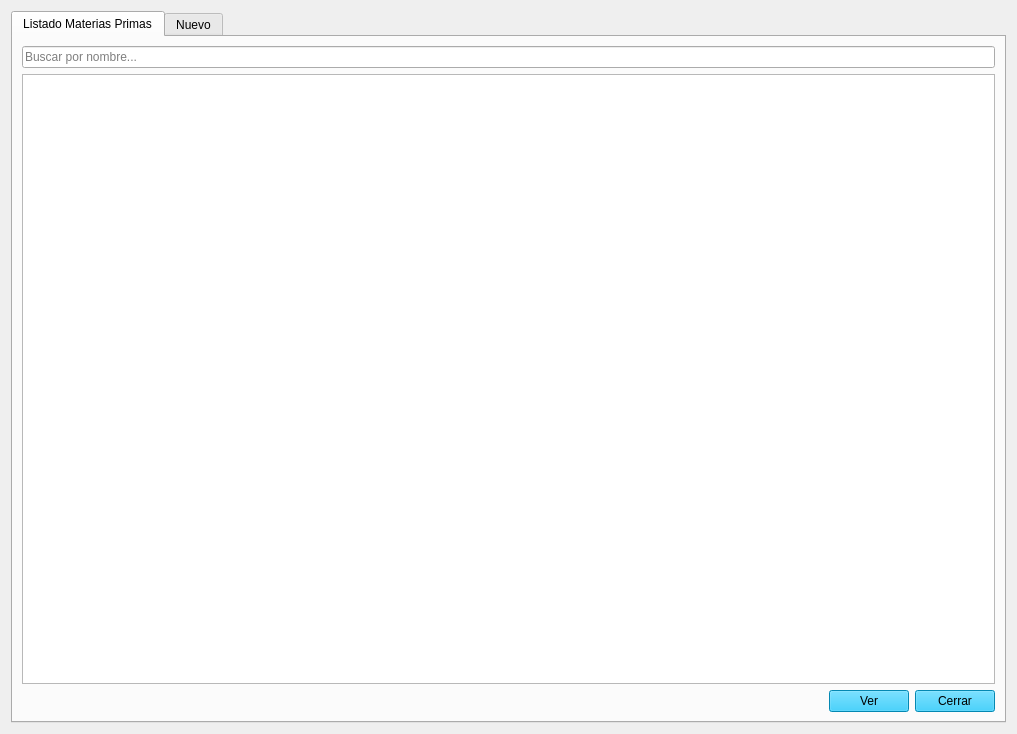
<?xml version="1.0" encoding="UTF-8"?>
<ui version="4.0">
 <class>Form</class>
 <widget class="QWidget" name="Form">
  <property name="windowModality">
   <enum>Qt::WindowModal</enum>
  </property>
  <property name="geometry">
   <rect>
    <x>0</x>
    <y>0</y>
    <width>1017</width>
    <height>734</height>
   </rect>
  </property>
  <property name="windowTitle">
   <string>Materias Primas</string>
  </property>
  <property name="styleSheet">
   <string notr="true">QPushButton{background-color: rgb(6, 191, 249);}
</string>
  </property>
  <layout class="QHBoxLayout" name="horizontalLayout">
   <item>
    <widget class="QTabWidget" name="tabWidget">
     <property name="currentIndex">
      <number>0</number>
     </property>
     <widget class="QWidget" name="tab_detalle_mp">
      <attribute name="title">
       <string>Listado Materias Primas</string>
      </attribute>
      <layout class="QVBoxLayout" name="verticalLayout_2">
       <item>
        <layout class="QHBoxLayout" name="horizontalLayout_3">
         <item>
          <widget class="QLineEdit" name="le_buscar_mp">
           <property name="placeholderText">
            <string>Buscar por nombre...</string>
           </property>
           <property name="clearButtonEnabled">
            <bool>true</bool>
           </property>
          </widget>
         </item>
        </layout>
       </item>
       <item>
        <widget class="QTableView" name="tv_mat_primas"/>
       </item>
       <item>
        <layout class="QHBoxLayout" name="horizontalLayout_4">
         <item>
          <spacer name="horizontalSpacer_2">
           <property name="orientation">
            <enum>Qt::Horizontal</enum>
           </property>
           <property name="sizeHint" stdset="0">
            <size>
             <width>40</width>
             <height>20</height>
            </size>
           </property>
          </spacer>
         </item>
         <item>
          <widget class="QPushButton" name="btn_ver_detalle_mp">
           <property name="text">
            <string>Ver</string>
           </property>
          </widget>
         </item>
         <item>
          <widget class="QPushButton" name="btn_cerrar_listado_mp">
           <property name="text">
            <string>Cerrar</string>
           </property>
          </widget>
         </item>
        </layout>
       </item>
      </layout>
     </widget>
     <widget class="QWidget" name="tab_nuevo_mp">
      <attribute name="title">
       <string>Nuevo</string>
      </attribute>
      <layout class="QVBoxLayout" name="verticalLayout">
       <item>
        <spacer name="verticalSpacer">
         <property name="orientation">
          <enum>Qt::Vertical</enum>
         </property>
         <property name="sizeType">
          <enum>QSizePolicy::Maximum</enum>
         </property>
         <property name="sizeHint" stdset="0">
          <size>
           <width>20</width>
           <height>60</height>
          </size>
         </property>
        </spacer>
       </item>
       <item>
        <layout class="QFormLayout" name="formLayout">
         <item row="0" column="0">
          <widget class="QLabel" name="lbl_nombre_nueva">
           <property name="text">
            <string>Nombre</string>
           </property>
          </widget>
         </item>
         <item row="0" column="1">
          <widget class="QLineEdit" name="le_nombre_nueva">
           <property name="clearButtonEnabled">
            <bool>true</bool>
           </property>
          </widget>
         </item>
         <item row="1" column="0">
          <widget class="QLabel" name="lbl_proveedor_nueva">
           <property name="text">
            <string>Proveedor</string>
           </property>
          </widget>
         </item>
         <item row="1" column="1">
          <widget class="QComboBox" name="cb_proveedor_nueva"/>
         </item>
        </layout>
       </item>
       <item>
        <layout class="QHBoxLayout" name="horizontalLayout_2">
         <item>
          <spacer name="horizontalSpacer">
           <property name="orientation">
            <enum>Qt::Horizontal</enum>
           </property>
           <property name="sizeHint" stdset="0">
            <size>
             <width>40</width>
             <height>20</height>
            </size>
           </property>
          </spacer>
         </item>
         <item>
          <widget class="QPushButton" name="btn_cancelar_nueva_mp">
           <property name="text">
            <string>Cancelar</string>
           </property>
          </widget>
         </item>
         <item>
          <widget class="QPushButton" name="btn_guardar_nueva_mp">
           <property name="text">
            <string>Guardar</string>
           </property>
          </widget>
         </item>
        </layout>
       </item>
      </layout>
     </widget>
    </widget>
   </item>
  </layout>
 </widget>
 <resources/>
 <connections/>
</ui>
